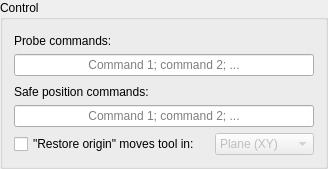
          <widget class="GroupBox" name="groupBox_2">
           <property name="title">
            <string>Control</string>
           </property>
           <layout class="QVBoxLayout" name="verticalLayout_9">
            <item>
             <widget class="QLabel" name="label_17">
              <property name="styleSheet">
               <string notr="true">padding-top: 3;</string>
              </property>
              <property name="text">
               <string>Probe commands:</string>
              </property>
              <property name="indent">
               <number>0</number>
              </property>
             </widget>
            </item>
            <item>
             <widget class="QLineEdit" name="txtTouchCommand">
              <property name="alignment">
               <set>Qt::AlignCenter</set>
              </property>
              <property name="placeholderText">
               <string>Command 1; command 2; ...</string>
              </property>
             </widget>
            </item>
            <item>
             <widget class="QLabel" name="label_33">
              <property name="styleSheet">
               <string notr="true">padding-top: 3;</string>
              </property>
              <property name="text">
               <string>Safe position commands:</string>
              </property>
              <property name="indent">
               <number>0</number>
              </property>
             </widget>
            </item>
            <item>
             <widget class="QLineEdit" name="txtSafeCommand">
              <property name="alignment">
               <set>Qt::AlignCenter</set>
              </property>
              <property name="placeholderText">
               <string>Command 1; command 2; ...</string>
              </property>
             </widget>
            </item>
            <item>
             <layout class="QGridLayout" name="gridLayout_4" columnstretch="0,1,2">
              <item row="3" column="0">
               <layout class="QHBoxLayout" name="horizontalLayout_8">
                <item>
                 <widget class="QCheckBox" name="chkMoveOnRestore">
                  <property name="sizePolicy">
                   <sizepolicy hsizetype="Maximum" vsizetype="Fixed">
                    <horstretch>0</horstretch>
                    <verstretch>0</verstretch>
                   </sizepolicy>
                  </property>
                  <property name="text">
                   <string>&quot;Restore origin&quot; moves tool in:</string>
                  </property>
                 </widget>
                </item>
               </layout>
              </item>
              <item row="3" column="2">
               <widget class="QComboBox" name="cboRestoreMode">
                <property name="enabled">
                 <bool>false</bool>
                </property>
                <property name="currentText">
                 <string>Plane (XY)</string>
                </property>
                <item>
                 <property name="text">
                  <string>Plane (XY)</string>
                 </property>
                </item>
                <item>
                 <property name="text">
                  <string>Space (XYZ)</string>
                 </property>
                </item>
               </widget>
              </item>
              <item row="3" column="1">
               <spacer name="horizontalSpacer_16">
                <property name="orientation">
                 <enum>Qt::Horizontal</enum>
                </property>
                <property name="sizeType">
                 <enum>QSizePolicy::Fixed</enum>
                </property>
                <property name="sizeHint" stdset="0">
                 <size>
                  <width>9</width>
                  <height>20</height>
                 </size>
                </property>
               </spacer>
              </item>
             </layout>
            </item>
           </layout>
          </widget>
